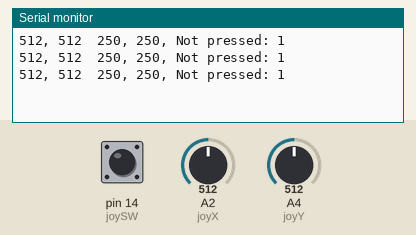
Recording of a sketch running on a simulated Arduino Uno, built with avr-gcc and run on an emulated ATmega328P. On the bench: the last lines printed to the serial monitor. The inputs (shaded band) are chosen by the test bench; at power-on: A2 (joyX) = 512, A4 (joyY) = 512, pin 14 (joySW) HIGH.

Above: at 1.3 s.
1.4 s: A2 (joyX) set to 716
At 1.9 s:
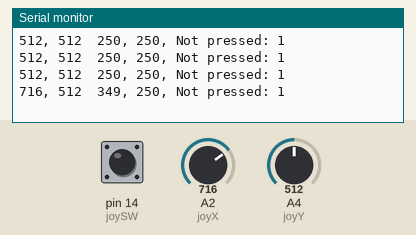
2.9 s: A4 (joyY) set to 716
At 3.4 s:
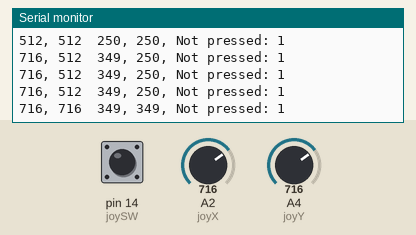
4.4 s: pin 14 (joySW) pulled LOW for 0.6 s
At 4.9 s:
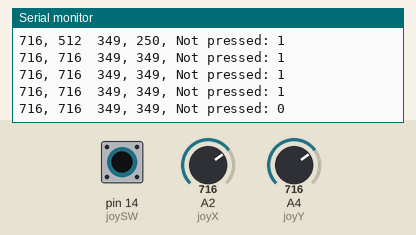
6.5 s: A2 (joyX) set to 900
At 6.9 s:
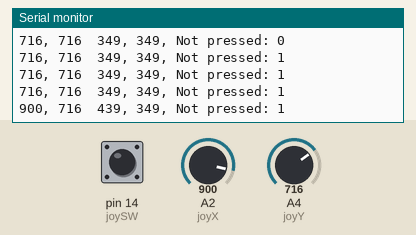
8.0 s: pin 14 (joySW) pulled LOW for 1 s
At 8.4 s:
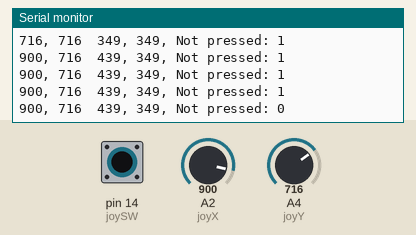
10.5 s: A4 (joyY) set to 900
At 10.9 s:
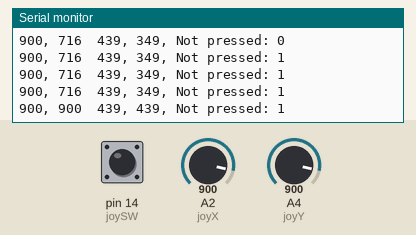
Timing chart, 0 to 13.0 s (numbered marks = the images above; inputs shaded):
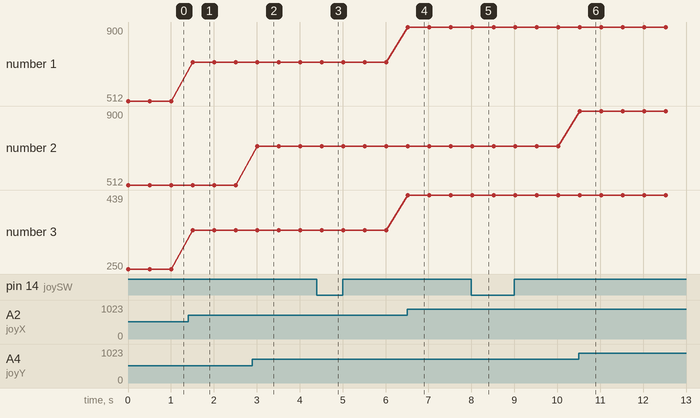

Measured:
- after the input at 1.4 s, the serial monitor: prints a new line after 0.10 s (image 1)
- after the input at 2.9 s, the serial monitor: prints a new line after 0.11 s (image 2)
- after the input at 4.4 s, the serial monitor: prints a new line after 0.11 s (image 3)
- after the input at 6.5 s, the serial monitor: prints a new line at once (image 4)
- after the input at 8.0 s, the serial monitor: prints a new line at once (image 5)
- after the input at 10.5 s, the serial monitor: prints a new line at once (image 6)
- plotted number 1: 512 → 716 after the input at 1.4 s, 716 → 900 after the input at 6.5 s
- plotted number 3: 250 → 349 after the input at 1.4 s, 349 → 439 after the input at 6.5 s

The sketch:

joystick.ino
```cpp
#define joyX 2
#define joyY 4
#define joySW 14

volatile byte pressed = false;

int xValue = 0; // variable to store x value
int yValue = 0; // variable to store y value
int notPressed = 0; // variable to store the button's state => 1 if not
int xMap, yMap;


void setup() {
  Serial.begin(115200); // Setup serial connection for print out to console

  pinMode(joyX, INPUT); // setup x input
  pinMode(joyY, INPUT); // setup y input
  pinMode(joySW, INPUT_PULLUP); // we use a pullup-resistor for the button functionality
}

void loop() {
  // put your main code here, to run repeatedly:
  xValue = analogRead(joyX);  // reading x value [range 0 -> 1023]
  yValue = analogRead(joyY);  // reading y value [range 0 -> 1023]
  notPressed = digitalRead(joySW); // reading button state: 1 = not pressed, 0 = pressed

  xMap = map(xValue, 0, 1023, 0, 500);
  yMap = map(yValue, 0, 1023, 0, 500);

  //print the values with to plot or view
  Serial.print(xValue);
  Serial.print(", ");
  Serial.print(yValue);
  Serial.print("\t");
  Serial.print(xMap);
  Serial.print(", ");
  Serial.print(yMap);
  Serial.print(", Not pressed: ");
  Serial.println(notPressed);
  Serial.println();

  delay(500);
}
```
